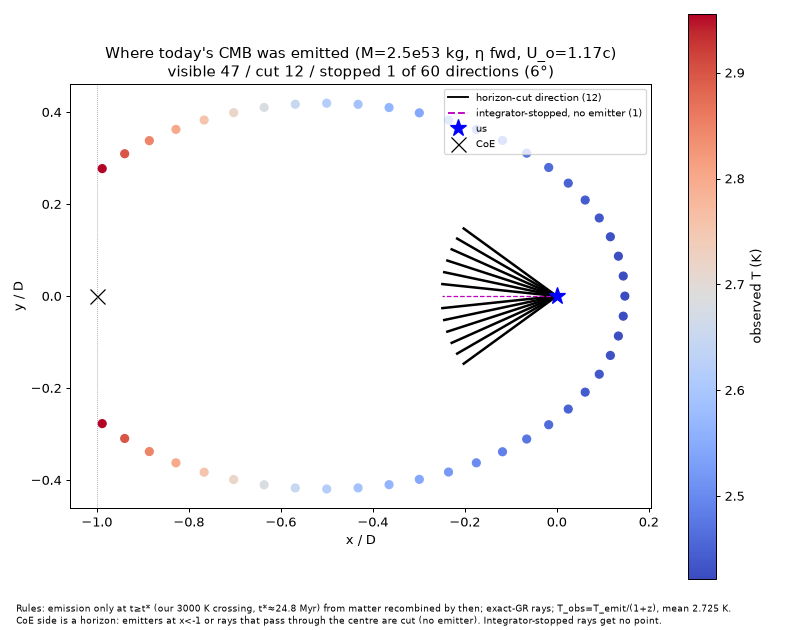

Write Python code to recreate this figure.
import pickle,json,numpy as np,matplotlib;matplotlib.use('Agg');import matplotlib.pyplot as plt
d=pickle.load(open('oc_m253_rays.pkl','rb')); J=json.load(open('oc_m253.json')); S=J['sync_chris']; RD=d['RD']
rows={r['ell']:r for r in S['rows']}; vis=[];cut=[];stop=[]
for e,rd in zip(d['ells'],RD):
    r=rows.get(float(e))
    if r is None or 'T_obs_K' not in r: stop.append(e); continue
    p=np.radians(r['phi_e_deg']); x=r['R_e_over_D']*np.cos(p)-1; y=r['R_e_over_D']*np.sin(p)
    if x< -1 or int(rd['nc'].max())>0: cut.append((e,x,y))
    else: vis.append((e,x,y,r['T_obs_K']))
fig,a=plt.subplots(figsize=(9,7)); v=np.array(vis)
sc=a.scatter(v[:,1],v[:,2],c=v[:,3],cmap='coolwarm',s=40,zorder=3); plt.colorbar(sc,label='observed T (K)')
for e in [c[0] for c in cut]+stop:
    th=np.radians(e); col='k' if e in [c[0] for c in cut] else 'm'
    a.plot([0,0.25*np.cos(th)],[0,0.25*np.sin(th)],c=col,lw=2 if col=='k' else 1,ls='-' if col=='k' else '--')
a.plot([],[],'k-',label=f'horizon-cut direction ({len(cut)})'); a.plot([],[],'m--',label=f'integrator-stopped, no emitter ({len(stop)})')
a.plot(0,0,'b*',ms=14,label='us'); a.plot(-1,0,'kx',ms=12,label='CoE'); a.axvline(-1,c='grey',lw=.6,ls=':')
a.set_aspect('equal'); a.set_xlabel('x / D'); a.set_ylabel('y / D'); a.legend(loc='upper right',fontsize=8)
a.set_title(f"Where today's CMB was emitted (M=2.5e53 kg, η fwd, U_o={J['Uo_c']:.2f}c)\nvisible {len(vis)} / cut {len(cut)} / stopped {len(stop)} of {len(RD)} directions (6°)")
fig.text(.02,.01,"Rules: emission only at t≥t* (our 3000 K crossing, t*≈24.8 Myr) from matter recombined by then; exact-GR rays; T_obs=T_emit/(1+z), mean 2.725 K.\n"
 "CoE side is a horizon: emitters at x<-1 or rays that pass through the centre are cut (no emitter). Integrator-stopped rays get no point.",fontsize=7.5)
plt.tight_layout(rect=(0,.06,1,1)); plt.savefig('emit_v2.png',dpi=90)
print(len(vis),len(cut),len(stop),[c[0] for c in cut],stop, J['Uo_c'])
